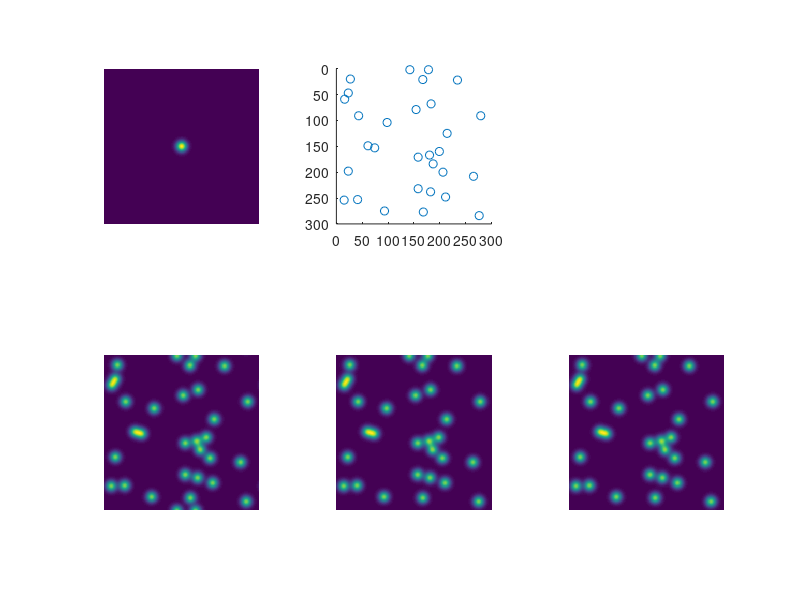

Reproduce this figure in MATLAB.
%--------------------------------------------------------------------------
% code snippet to demonstrate smoothing (comparing speed).
% Copyright (C) iMap Team 2015
%%
% Generate a reasonable size image
% Notice: image larger than 500 pixel imfilter becomes too slow to apply.
xSize  = 300;
ySize  = 300;
Nfix   = xSize/10;
coordX = randi(xSize,Nfix,1);
coordY = randi(xSize,Nfix,1);

rawmap = full(sparse(coordY,coordX,1,ySize,xSize));

smoothingpic = 10;
[x, y] = meshgrid(-floor(xSize/2)+.5:floor(xSize/2)-.5, ...
                 -floor(ySize/2)+.5:floor(ySize/2)-.5);
gaussienne = exp(- (x .^2 / smoothingpic ^2) - (y .^2 / smoothingpic ^2));
gaussienne = (gaussienne - min(gaussienne(:))) ...
           / (max(gaussienne(:)) - min(gaussienne(:)));
f_fil      = fft2(gaussienne);

% fft2
tic
f_mat = fft2(rawmap); % 2D fourrier transform on the points matrix
filtered_mat = f_mat .* f_fil;
smoothpic1 = real(fftshift(ifft2(filtered_mat))); % take the real part of the complex values from the fourier transform
fftime=toc
% imfilter
tic
smoothpic2 = imfilter(rawmap,gaussienne,'replicate','same','conv');
imfiltime=toc
% conv2
tic
smoothpic3 = conv2(rawmap, gaussienne,'same');
conv2time=toc

% 
figure;
subplot(2,3,1)
imagesc(gaussienne);axis square off
subplot(2,3,2)
scatter(coordX,coordY); set(gca,'YDir','reverse');axis square
subplot(2,3,4)
imagesc(smoothpic1);axis square off
subplot(2,3,5)
imagesc(smoothpic2);axis square off
subplot(2,3,6)
imagesc(smoothpic3);axis square off